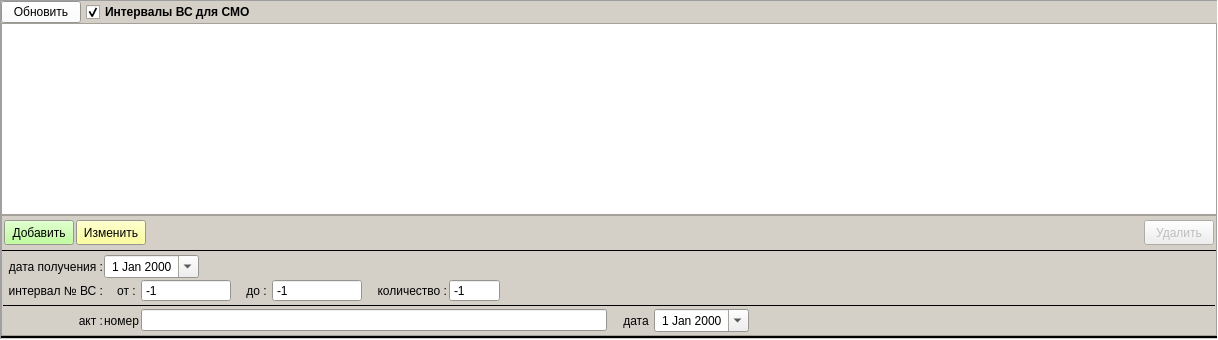
      <widget class="QFrame" name="pan_intervals">
       <property name="minimumSize">
        <size>
         <width>100</width>
         <height>100</height>
        </size>
       </property>
       <property name="palette">
        <palette>
         <active>
          <colorrole role="Base">
           <brush brushstyle="SolidPattern">
            <color alpha="255">
             <red>255</red>
             <green>255</green>
             <blue>255</blue>
            </color>
           </brush>
          </colorrole>
          <colorrole role="Window">
           <brush brushstyle="SolidPattern">
            <color alpha="255">
             <red>212</red>
             <green>208</green>
             <blue>200</blue>
            </color>
           </brush>
          </colorrole>
         </active>
         <inactive>
          <colorrole role="Base">
           <brush brushstyle="SolidPattern">
            <color alpha="255">
             <red>255</red>
             <green>255</green>
             <blue>255</blue>
            </color>
           </brush>
          </colorrole>
          <colorrole role="Window">
           <brush brushstyle="SolidPattern">
            <color alpha="255">
             <red>212</red>
             <green>208</green>
             <blue>200</blue>
            </color>
           </brush>
          </colorrole>
         </inactive>
         <disabled>
          <colorrole role="Base">
           <brush brushstyle="SolidPattern">
            <color alpha="255">
             <red>212</red>
             <green>208</green>
             <blue>200</blue>
            </color>
           </brush>
          </colorrole>
          <colorrole role="Window">
           <brush brushstyle="SolidPattern">
            <color alpha="255">
             <red>212</red>
             <green>208</green>
             <blue>200</blue>
            </color>
           </brush>
          </colorrole>
         </disabled>
        </palette>
       </property>
       <property name="frameShape">
        <enum>QFrame::Panel</enum>
       </property>
       <property name="frameShadow">
        <enum>QFrame::Sunken</enum>
       </property>
       <layout class="QVBoxLayout" name="verticalLayout_5">
        <property name="spacing">
         <number>0</number>
        </property>
        <property name="leftMargin">
         <number>0</number>
        </property>
        <property name="topMargin">
         <number>0</number>
        </property>
        <property name="rightMargin">
         <number>0</number>
        </property>
        <property name="bottomMargin">
         <number>0</number>
        </property>
        <item>
         <layout class="QHBoxLayout" name="horizontalLayout_18">
          <property name="spacing">
           <number>5</number>
          </property>
          <property name="leftMargin">
           <number>0</number>
          </property>
          <property name="topMargin">
           <number>0</number>
          </property>
          <property name="rightMargin">
           <number>0</number>
          </property>
          <property name="bottomMargin">
           <number>0</number>
          </property>
          <item>
           <widget class="QPushButton" name="bn_refresh_intervals">
            <property name="palette">
             <palette>
              <active>
               <colorrole role="Button">
                <brush brushstyle="SolidPattern">
                 <color alpha="255">
                  <red>255</red>
                  <green>255</green>
                  <blue>255</blue>
                 </color>
                </brush>
               </colorrole>
              </active>
              <inactive>
               <colorrole role="Button">
                <brush brushstyle="SolidPattern">
                 <color alpha="255">
                  <red>255</red>
                  <green>255</green>
                  <blue>255</blue>
                 </color>
                </brush>
               </colorrole>
              </inactive>
              <disabled>
               <colorrole role="Button">
                <brush brushstyle="SolidPattern">
                 <color alpha="255">
                  <red>255</red>
                  <green>255</green>
                  <blue>255</blue>
                 </color>
                </brush>
               </colorrole>
              </disabled>
             </palette>
            </property>
            <property name="text">
             <string>Обновить</string>
            </property>
            <property name="icon">
             <iconset resource="_inko_pol2_res.qrc">
              <normaloff>:/refresh.png</normaloff>:/refresh.png</iconset>
            </property>
            <property name="autoDefault">
             <bool>false</bool>
            </property>
           </widget>
          </item>
          <item>
           <widget class="QCheckBox" name="ch_intervals">
            <property name="font">
             <font>
              <weight>75</weight>
              <bold>true</bold>
             </font>
            </property>
            <property name="text">
             <string>Интервалы ВС для СМО</string>
            </property>
            <property name="checked">
             <bool>true</bool>
            </property>
           </widget>
          </item>
          <item>
           <spacer name="horizontalSpacer_16">
            <property name="orientation">
             <enum>Qt::Horizontal</enum>
            </property>
            <property name="sizeHint" stdset="0">
             <size>
              <width>40</width>
              <height>20</height>
             </size>
            </property>
           </spacer>
          </item>
         </layout>
        </item>
        <item>
         <widget class="QTableView" name="tab_intervals">
          <property name="selectionMode">
           <enum>QAbstractItemView::SingleSelection</enum>
          </property>
          <property name="selectionBehavior">
           <enum>QAbstractItemView::SelectRows</enum>
          </property>
          <attribute name="verticalHeaderDefaultSectionSize">
           <number>20</number>
          </attribute>
         </widget>
        </item>
        <item>
         <widget class="QFrame" name="bns_intervals">
          <property name="frameShape">
           <enum>QFrame::StyledPanel</enum>
          </property>
          <property name="frameShadow">
           <enum>QFrame::Raised</enum>
          </property>
          <layout class="QVBoxLayout" name="verticalLayout_11">
           <property name="spacing">
            <number>2</number>
           </property>
           <property name="leftMargin">
            <number>0</number>
           </property>
           <property name="topMargin">
            <number>2</number>
           </property>
           <property name="rightMargin">
            <number>0</number>
           </property>
           <property name="bottomMargin">
            <number>2</number>
           </property>
           <item>
            <layout class="QHBoxLayout" name="horizontalLayout_3">
             <property name="spacing">
              <number>2</number>
             </property>
             <property name="leftMargin">
              <number>2</number>
             </property>
             <property name="topMargin">
              <number>2</number>
             </property>
             <property name="rightMargin">
              <number>2</number>
             </property>
             <property name="bottomMargin">
              <number>2</number>
             </property>
             <item>
              <widget class="QPushButton" name="bn_add_interval">
               <property name="minimumSize">
                <size>
                 <width>70</width>
                 <height>25</height>
                </size>
               </property>
               <property name="maximumSize">
                <size>
                 <width>70</width>
                 <height>25</height>
                </size>
               </property>
               <property name="palette">
                <palette>
                 <active>
                  <colorrole role="Button">
                   <brush brushstyle="SolidPattern">
                    <color alpha="255">
                     <red>170</red>
                     <green>255</green>
                     <blue>127</blue>
                    </color>
                   </brush>
                  </colorrole>
                 </active>
                 <inactive>
                  <colorrole role="Button">
                   <brush brushstyle="SolidPattern">
                    <color alpha="255">
                     <red>170</red>
                     <green>255</green>
                     <blue>127</blue>
                    </color>
                   </brush>
                  </colorrole>
                 </inactive>
                 <disabled>
                  <colorrole role="Button">
                   <brush brushstyle="SolidPattern">
                    <color alpha="255">
                     <red>170</red>
                     <green>255</green>
                     <blue>127</blue>
                    </color>
                   </brush>
                  </colorrole>
                 </disabled>
                </palette>
               </property>
               <property name="text">
                <string>Добавить</string>
               </property>
               <property name="autoDefault">
                <bool>false</bool>
               </property>
               <property name="default">
                <bool>false</bool>
               </property>
              </widget>
             </item>
             <item>
              <widget class="QPushButton" name="bn_edit_interval">
               <property name="enabled">
                <bool>true</bool>
               </property>
               <property name="minimumSize">
                <size>
                 <width>70</width>
                 <height>25</height>
                </size>
               </property>
               <property name="maximumSize">
                <size>
                 <width>70</width>
                 <height>25</height>
                </size>
               </property>
               <property name="palette">
                <palette>
                 <active>
                  <colorrole role="Button">
                   <brush brushstyle="SolidPattern">
                    <color alpha="255">
                     <red>255</red>
                     <green>255</green>
                     <blue>127</blue>
                    </color>
                   </brush>
                  </colorrole>
                 </active>
                 <inactive>
                  <colorrole role="Button">
                   <brush brushstyle="SolidPattern">
                    <color alpha="255">
                     <red>255</red>
                     <green>255</green>
                     <blue>127</blue>
                    </color>
                   </brush>
                  </colorrole>
                 </inactive>
                 <disabled>
                  <colorrole role="Button">
                   <brush brushstyle="SolidPattern">
                    <color alpha="255">
                     <red>255</red>
                     <green>255</green>
                     <blue>127</blue>
                    </color>
                   </brush>
                  </colorrole>
                 </disabled>
                </palette>
               </property>
               <property name="text">
                <string>Изменить</string>
               </property>
               <property name="autoDefault">
                <bool>false</bool>
               </property>
               <property name="default">
                <bool>false</bool>
               </property>
              </widget>
             </item>
             <item>
              <spacer name="horizontalSpacer_3">
               <property name="orientation">
                <enum>Qt::Horizontal</enum>
               </property>
               <property name="sizeHint" stdset="0">
                <size>
                 <width>996</width>
                 <height>20</height>
                </size>
               </property>
              </spacer>
             </item>
             <item>
              <widget class="QPushButton" name="bn_delete_interval">
               <property name="enabled">
                <bool>false</bool>
               </property>
               <property name="minimumSize">
                <size>
                 <width>70</width>
                 <height>25</height>
                </size>
               </property>
               <property name="maximumSize">
                <size>
                 <width>70</width>
                 <height>25</height>
                </size>
               </property>
               <property name="text">
                <string>Удалить</string>
               </property>
               <property name="autoDefault">
                <bool>false</bool>
               </property>
               <property name="default">
                <bool>false</bool>
               </property>
              </widget>
             </item>
            </layout>
           </item>
           <item>
            <widget class="Line" name="line_11">
             <property name="minimumSize">
              <size>
               <width>0</width>
               <height>2</height>
              </size>
             </property>
             <property name="frameShadow">
              <enum>QFrame::Plain</enum>
             </property>
             <property name="orientation">
              <enum>Qt::Horizontal</enum>
             </property>
            </widget>
           </item>
           <item>
            <layout class="QFormLayout" name="formLayout_4">
             <property name="horizontalSpacing">
              <number>1</number>
             </property>
             <property name="verticalSpacing">
              <number>1</number>
             </property>
             <property name="leftMargin">
              <number>1</number>
             </property>
             <property name="topMargin">
              <number>1</number>
             </property>
             <property name="rightMargin">
              <number>1</number>
             </property>
             <property name="bottomMargin">
              <number>1</number>
             </property>
             <item row="0" column="0">
              <widget class="QLabel" name="label_10">
               <property name="minimumSize">
                <size>
                 <width>100</width>
                 <height>0</height>
                </size>
               </property>
               <property name="text">
                <string>дата получения :</string>
               </property>
               <property name="alignment">
                <set>Qt::AlignRight|Qt::AlignTrailing|Qt::AlignVCenter</set>
               </property>
              </widget>
             </item>
             <item row="1" column="0">
              <widget class="QLabel" name="label_11">
               <property name="minimumSize">
                <size>
                 <width>100</width>
                 <height>0</height>
                </size>
               </property>
               <property name="text">
                <string>интервал № ВС :</string>
               </property>
               <property name="alignment">
                <set>Qt::AlignRight|Qt::AlignTrailing|Qt::AlignVCenter</set>
               </property>
              </widget>
             </item>
             <item row="0" column="1">
              <layout class="QHBoxLayout" name="horizontalLayout_11">
               <property name="spacing">
                <number>2</number>
               </property>
               <item>
                <widget class="QDateEdit" name="date_interval">
                 <property name="minimumSize">
                  <size>
                   <width>90</width>
                   <height>0</height>
                  </size>
                 </property>
                 <property name="alignment">
                  <set>Qt::AlignCenter</set>
                 </property>
                 <property name="calendarPopup">
                  <bool>true</bool>
                 </property>
                </widget>
               </item>
               <item>
                <spacer name="horizontalSpacer_9">
                 <property name="orientation">
                  <enum>Qt::Horizontal</enum>
                 </property>
                 <property name="sizeHint" stdset="0">
                  <size>
                   <width>40</width>
                   <height>20</height>
                  </size>
                 </property>
                </spacer>
               </item>
              </layout>
             </item>
             <item row="1" column="1">
              <layout class="QHBoxLayout" name="horizontalLayout_12">
               <property name="spacing">
                <number>2</number>
               </property>
               <item>
                <widget class="QLabel" name="label_23">
                 <property name="minimumSize">
                  <size>
                   <width>35</width>
                   <height>0</height>
                  </size>
                 </property>
                 <property name="maximumSize">
                  <size>
                   <width>35</width>
                   <height>16777215</height>
                  </size>
                 </property>
                 <property name="text">
                  <string>от : </string>
                 </property>
                 <property name="alignment">
                  <set>Qt::AlignRight|Qt::AlignTrailing|Qt::AlignVCenter</set>
                 </property>
                </widget>
               </item>
               <item>
                <widget class="QSpinBox" name="spin_interval_from">
                 <property name="minimumSize">
                  <size>
                   <width>90</width>
                   <height>0</height>
                  </size>
                 </property>
                 <property name="readOnly">
                  <bool>false</bool>
                 </property>
                 <property name="buttonSymbols">
                  <enum>QAbstractSpinBox::NoButtons</enum>
                 </property>
                 <property name="minimum">
                  <number>-1</number>
                 </property>
                 <property name="maximum">
                  <number>999999999</number>
                 </property>
                 <property name="singleStep">
                  <number>1</number>
                 </property>
                 <property name="value">
                  <number>-1</number>
                 </property>
                </widget>
               </item>
               <item>
                <widget class="QLabel" name="label_13">
                 <property name="text">
                  <string>    до : </string>
                 </property>
                 <property name="alignment">
                  <set>Qt::AlignRight|Qt::AlignTrailing|Qt::AlignVCenter</set>
                 </property>
                </widget>
               </item>
               <item>
                <widget class="QSpinBox" name="spin_interval_to">
                 <property name="minimumSize">
                  <size>
                   <width>90</width>
                   <height>0</height>
                  </size>
                 </property>
                 <property name="readOnly">
                  <bool>false</bool>
                 </property>
                 <property name="buttonSymbols">
                  <enum>QAbstractSpinBox::NoButtons</enum>
                 </property>
                 <property name="minimum">
                  <number>-1</number>
                 </property>
                 <property name="maximum">
                  <number>999999999</number>
                 </property>
                 <property name="singleStep">
                  <number>1</number>
                 </property>
                 <property name="value">
                  <number>-1</number>
                 </property>
                </widget>
               </item>
               <item>
                <widget class="QLabel" name="label_14">
                 <property name="text">
                  <string>    количество :</string>
                 </property>
                 <property name="alignment">
                  <set>Qt::AlignRight|Qt::AlignTrailing|Qt::AlignVCenter</set>
                 </property>
                </widget>
               </item>
               <item>
                <widget class="QSpinBox" name="spin_interval_count">
                 <property name="minimumSize">
                  <size>
                   <width>50</width>
                   <height>0</height>
                  </size>
                 </property>
                 <property name="readOnly">
                  <bool>true</bool>
                 </property>
                 <property name="buttonSymbols">
                  <enum>QAbstractSpinBox::NoButtons</enum>
                 </property>
                 <property name="minimum">
                  <number>-1</number>
                 </property>
                 <property name="maximum">
                  <number>999999999</number>
                 </property>
                 <property name="singleStep">
                  <number>1</number>
                 </property>
                 <property name="value">
                  <number>-1</number>
                 </property>
                 <property name="displayIntegerBase">
                  <number>10</number>
                 </property>
                </widget>
               </item>
               <item>
                <spacer name="horizontalSpacer_10">
                 <property name="orientation">
                  <enum>Qt::Horizontal</enum>
                 </property>
                 <property name="sizeHint" stdset="0">
                  <size>
                   <width>40</width>
                   <height>20</height>
                  </size>
                 </property>
                </spacer>
               </item>
              </layout>
             </item>
             <item row="3" column="0">
              <widget class="QLabel" name="label_25">
               <property name="minimumSize">
                <size>
                 <width>100</width>
                 <height>0</height>
                </size>
               </property>
               <property name="font">
                <font>
                 <weight>50</weight>
                 <bold>false</bold>
                </font>
               </property>
               <property name="text">
                <string>акт :</string>
               </property>
               <property name="alignment">
                <set>Qt::AlignRight|Qt::AlignTrailing|Qt::AlignVCenter</set>
               </property>
              </widget>
             </item>
             <item row="3" column="1">
              <layout class="QHBoxLayout" name="horizontalLayout_19">
               <property name="spacing">
                <number>2</number>
               </property>
               <item>
                <widget class="QLabel" name="label_26">
                 <property name="minimumSize">
                  <size>
                   <width>35</width>
                   <height>0</height>
                  </size>
                 </property>
                 <property name="maximumSize">
                  <size>
                   <width>35</width>
                   <height>16777215</height>
                  </size>
                 </property>
                 <property name="text">
                  <string>номер</string>
                 </property>
                 <property name="alignment">
                  <set>Qt::AlignRight|Qt::AlignTrailing|Qt::AlignVCenter</set>
                 </property>
                </widget>
               </item>
               <item>
                <widget class="QLineEdit" name="ln_act_num">
                 <property name="minimumSize">
                  <size>
                   <width>120</width>
                   <height>0</height>
                  </size>
                 </property>
                 <property name="frame">
                  <bool>true</bool>
                 </property>
                </widget>
               </item>
               <item>
                <widget class="QLabel" name="label_27">
                 <property name="minimumSize">
                  <size>
                   <width>30</width>
                   <height>0</height>
                  </size>
                 </property>
                 <property name="text">
                  <string>    дата </string>
                 </property>
                 <property name="alignment">
                  <set>Qt::AlignRight|Qt::AlignTrailing|Qt::AlignVCenter</set>
                 </property>
                </widget>
               </item>
               <item>
                <widget class="QDateEdit" name="date_act">
                 <property name="minimumSize">
                  <size>
                   <width>90</width>
                   <height>0</height>
                  </size>
                 </property>
                 <property name="alignment">
                  <set>Qt::AlignCenter</set>
                 </property>
                 <property name="calendarPopup">
                  <bool>true</bool>
                 </property>
                </widget>
               </item>
               <item>
                <spacer name="horizontalSpacer_17">
                 <property name="orientation">
                  <enum>Qt::Horizontal</enum>
                 </property>
                 <property name="sizeHint" stdset="0">
                  <size>
                   <width>40</width>
                   <height>20</height>
                  </size>
                 </property>
                </spacer>
               </item>
              </layout>
             </item>
             <item row="2" column="0" colspan="2">
              <widget class="Line" name="line_3">
               <property name="minimumSize">
                <size>
                 <width>0</width>
                 <height>5</height>
                </size>
               </property>
               <property name="frameShadow">
                <enum>QFrame::Plain</enum>
               </property>
               <property name="orientation">
                <enum>Qt::Horizontal</enum>
               </property>
              </widget>
             </item>
            </layout>
           </item>
          </layout>
         </widget>
        </item>
        <item>
         <widget class="Line" name="line_4">
          <property name="minimumSize">
           <size>
            <width>0</width>
            <height>2</height>
           </size>
          </property>
          <property name="frameShadow">
           <enum>QFrame::Plain</enum>
          </property>
          <property name="lineWidth">
           <number>2</number>
          </property>
          <property name="orientation">
           <enum>Qt::Horizontal</enum>
          </property>
         </widget>
        </item>
       </layout>
      </widget>
